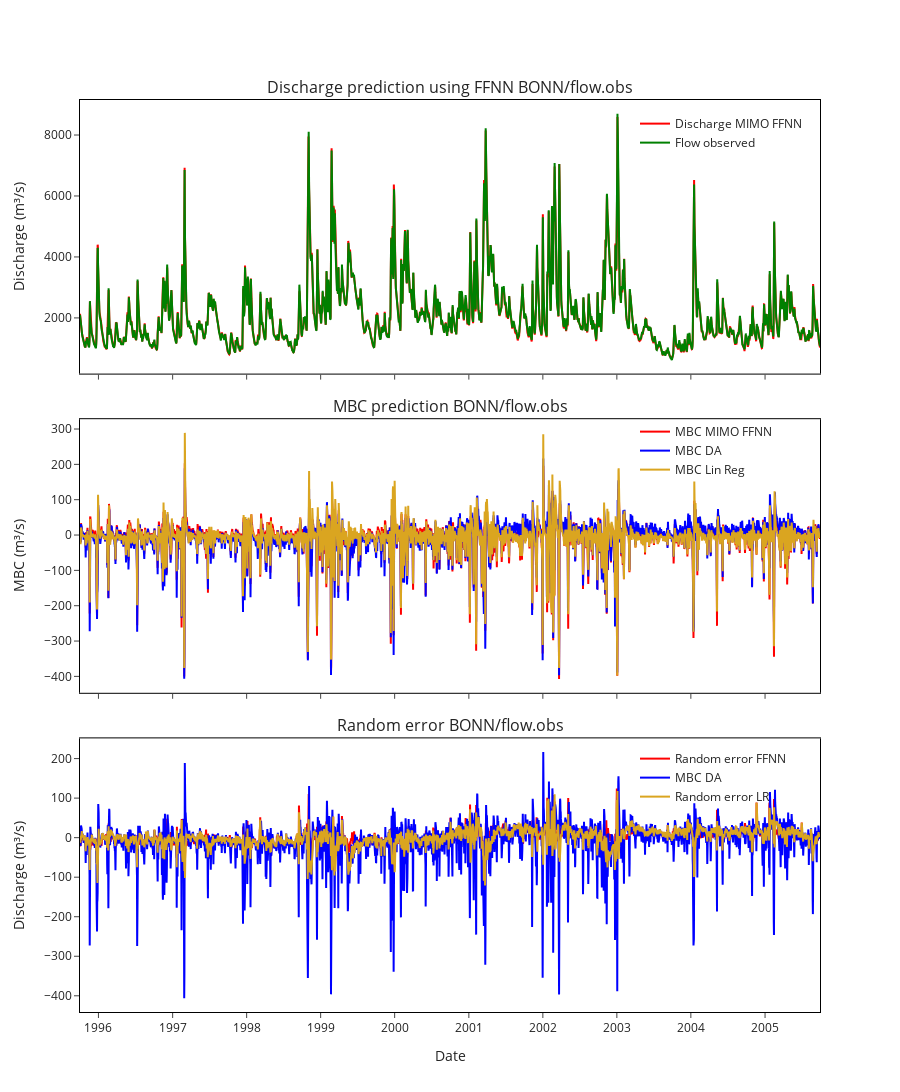

Notebook source saved alongside this figure:
### Markdown cell above
<h2>Output visualization</h2>

### Code cell
i = 0
data = {
    'Date': y_val.index,
    'Discharge MIMO FFNN': predictions_rescaled_val[:, i],
    'Flow observed': np.array(y_val)[:, i],
    'MBC MIMO FFNN': predictions_rescaled_val[:, i+1],
    'MBC Lin Reg': prediction_linear,
    'MBC DA': np.array(y_val)[:, i+1],
}

df_plot_val = pd.DataFrame(data)
df_plot_val['Random error FFNN'] = df_plot_val['MBC DA'] - df_plot_val['MBC MIMO FFNN']
df_plot_val['Random error LR'] = df_plot_val['MBC DA'] - df_plot_val['MBC Lin Reg']

# Create subplots
fig = make_subplots(
    rows=3, cols=1,
    shared_xaxes=True,
    subplot_titles=(
        'Discharge prediction using FFNN ' + df_output.columns[i],
        'MBC prediction ' + df_output.columns[i],
        'Random error ' + df_output.columns[i]
    ),
    vertical_spacing=0.05
)

# Add traces for the first subplot
fig.append_trace(
    go.Scatter(x=df_plot_val['Date'], 
               y=df_plot_val['Discharge MIMO FFNN'],
               mode='lines',
               name='Discharge MIMO FFNN',
               legendgroup='1',
               marker={'color': 'red'}),
    row=1, col=1
)
fig.append_trace(
    go.Scatter(x=df_plot_val['Date'],
               y=df_plot_val['Flow observed'],
               mode='lines',
               name='Flow observed',
               legendgroup='1',
               marker={'color': 'green'}),
    row=1, col=1
)

# Add traces for the second subplot
fig.append_trace(
    go.Scatter(x=df_plot_val['Date'],
               y=df_plot_val['MBC MIMO FFNN'],
               mode='lines',
               name='MBC MIMO FFNN',
               legendgroup='2',
               marker={'color': 'red'}),
    row=2, col=1
)
fig.append_trace(
    go.Scatter(x=df_plot_val['Date'],
               y=df_plot_val['MBC DA'],
               mode='lines',
               name='MBC DA',
               legendgroup='2',
               marker={'color': 'blue'}),
    row=2, col=1
)
fig.append_trace(
    go.Scatter(x=df_plot_val['Date'],
               y=df_plot_val['MBC Lin Reg'],
               mode='lines',
               name='MBC Lin Reg',
               legendgroup='2',
               marker={'color': 'goldenrod'}),
    row=2, col=1
)

# Add traces for the third subplot
fig.append_trace(
    go.Scatter(x=df_plot_val['Date'],
               y=df_plot_val['Random error FFNN'],
               mode='lines',
               name='Random error FFNN',
               legendgroup='3',
               marker={'color': 'red'}),
    row=3, col=1
)
fig.append_trace(
    go.Scatter(x=df_plot_val['Date'],
               y=df_plot_val['MBC DA'],
               mode='lines',
               name='MBC DA',
               legendgroup='3',
               marker={'color': 'blue'}),
    row=3, col=1
)
fig.append_trace(
    go.Scatter(x=df_plot_val['Date'],
               y=df_plot_val['Random error LR'],
               mode='lines',
               name='Random error LR',
               legendgroup='3',
               marker={'color': 'goldenrod'}),
    row=3, col=1
)

# Update layout
fig.update_layout(
    height=1100, width=900,
    template='simple_white',
    xaxis={'showline': True, 'linewidth': 1, 'linecolor': 'black', 'mirror': True},
    yaxis={'showline': True, 'linewidth': 1, 'linecolor': 'black', 'mirror': True},
    xaxis2={'showline': True, 'linewidth': 1, 'linecolor': 'black', 'mirror': True},
    yaxis2={'showline': True, 'linewidth': 1, 'linecolor': 'black', 'mirror': True},
    xaxis3={'showline': True, 'linewidth': 1, 'linecolor': 'black', 'mirror': True},
    yaxis3={'showline': True, 'linewidth': 1, 'linecolor': 'black', 'mirror': True},
    legend_tracegroupgap = 270,
    legend={
        'x': 0.75, # x position
        'y': 0.99, # y position
        'bgcolor': 'rgba(0, 0, 0, 0)'
    }
)

fig.update_xaxes(title_text="Date", row=3, col=1)  # Example for updating x-axis label of the third subplot
fig.update_yaxes(title_text="Discharge (m³/s)", row=1, col=1)
fig.update_yaxes(title_text="MBC (m³/s)", row=2, col=1)
fig.update_yaxes(title_text="Discharge (m³/s)", row=3, col=1)

fig.show()

### Figure 1 — Plotly figure (JSON) as saved in the notebook; plotly's stock layout.template omitted (floating-point values rounded to 4 significant figures; data arrays with more than 128 entries replaced by an {"elided": "..."} marker saying what was removed)
{"data": [{"legendgroup": "1", "marker": {"color": "red"}, "mode": "lines", "name": "Discharge MIMO FFNN", "type": "scatter", "x": {"elided": "3651 str values"}, "xaxis": "x", "y": {"elided": "3651 float values"}, "yaxis": "y"}, {"legendgroup": "1", "marker": {"color": "green"}, "mode": "lines", "name": "Flow observed", "type": "scatter", "x": {"elided": "3651 str values"}, "xaxis": "x", "y": {"elided": "3651 int values"}, "yaxis": "y"}, {"legendgroup": "2", "marker": {"color": "red"}, "mode": "lines", "name": "MBC MIMO FFNN", "type": "scatter", "x": {"elided": "3651 str values"}, "xaxis": "x2", "y": {"elided": "3651 float values"}, "yaxis": "y2"}, {"legendgroup": "2", "marker": {"color": "blue"}, "mode": "lines", "name": "MBC DA", "type": "scatter", "x": {"elided": "3651 str values"}, "xaxis": "x2", "y": {"elided": "3651 float values"}, "yaxis": "y2"}, {"legendgroup": "2", "marker": {"color": "goldenrod"}, "mode": "lines", "name": "MBC Lin Reg", "type": "scatter", "x": {"elided": "3651 str values"}, "xaxis": "x2", "y": {"elided": "3651 float values"}, "yaxis": "y2"}, {"legendgroup": "3", "marker": {"color": "red"}, "mode": "lines", "name": "Random error FFNN", "type": "scatter", "x": {"elided": "3651 str values"}, "xaxis": "x3", "y": {"elided": "3651 float values"}, "yaxis": "y3"}, {"legendgroup": "3", "marker": {"color": "blue"}, "mode": "lines", "name": "MBC DA", "type": "scatter", "x": {"elided": "3651 str values"}, "xaxis": "x3", "y": {"elided": "3651 float values"}, "yaxis": "y3"}, {"legendgroup": "3", "marker": {"color": "goldenrod"}, "mode": "lines", "name": "Random error LR", "type": "scatter", "x": {"elided": "3651 str values"}, "xaxis": "x3", "y": {"elided": "3651 float values"}, "yaxis": "y3"}], "layout": {"annotations": [{"font": {"size": 16}, "showarrow": false, "text": "Discharge prediction using FFNN BONN/flow.obs", "x": 0.5, "xanchor": "center", "xref": "paper", "y": 1, "yanchor": "bottom", "yref": "paper"}, {"font": {"size": 16}, "showarrow": false, "text": "MBC prediction BONN/flow.obs", "x": 0.5, "xanchor": "center", "xref": "paper", "y": 0.65, "yanchor": "bottom", "yref": "paper"}, {"font": {"size": 16}, "showarrow": false, "text": "Random error BONN/flow.obs", "x": 0.5, "xanchor": "center", "xref": "paper", "y": 0.3, "yanchor": "bottom", "yref": "paper"}], "height": 1100, "legend": {"bgcolor": "rgba(0, 0, 0, 0)", "tracegroupgap": 270, "x": 0.75, "y": 0.99}, "width": 900, "xaxis": {"anchor": "y", "domain": [0, 1], "linecolor": "black", "linewidth": 1, "matches": "x3", "mirror": true, "showline": true, "showticklabels": false}, "xaxis2": {"anchor": "y2", "domain": [0, 1], "linecolor": "black", "linewidth": 1, "matches": "x3", "mirror": true, "showline": true, "showticklabels": false}, "xaxis3": {"anchor": "y3", "domain": [0, 1], "linecolor": "black", "linewidth": 1, "mirror": true, "showline": true, "title": {"text": "Date"}}, "yaxis": {"anchor": "x", "domain": [0.7, 1], "linecolor": "black", "linewidth": 1, "mirror": true, "showline": true, "title": {"text": "Discharge (m³/s)"}}, "yaxis2": {"anchor": "x2", "domain": [0.35, 0.65], "linecolor": "black", "linewidth": 1, "mirror": true, "showline": true, "title": {"text": "MBC (m³/s)"}}, "yaxis3": {"anchor": "x3", "domain": [0, 0.3], "linecolor": "black", "linewidth": 1, "mirror": true, "showline": true, "title": {"text": "Discharge (m³/s)"}}}}
